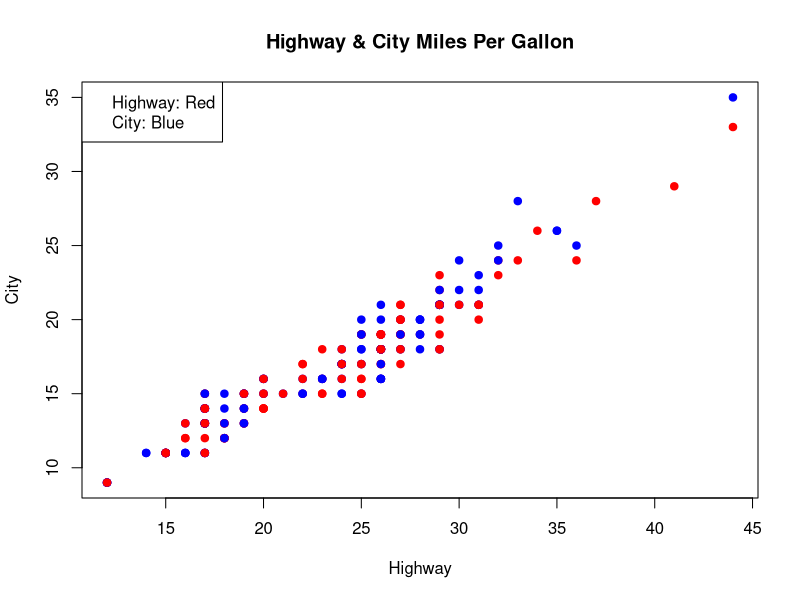
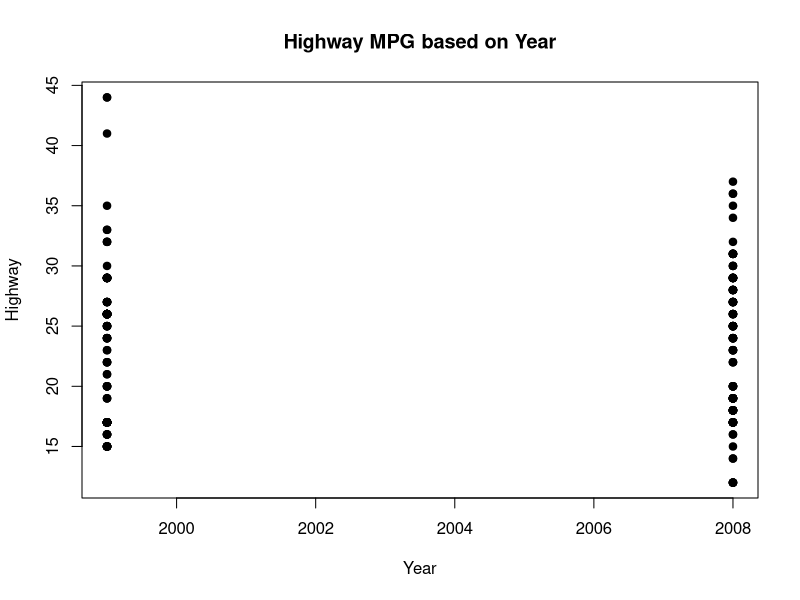
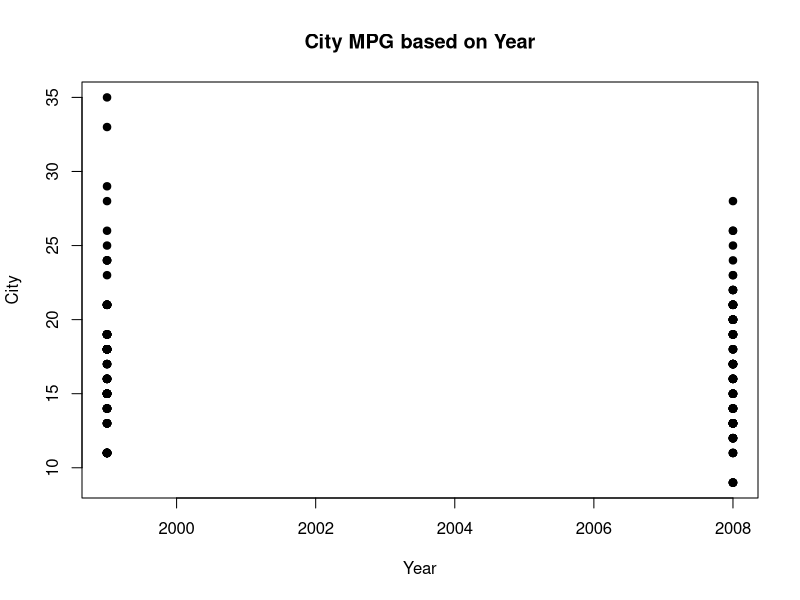

Recreate these plots in R, in order.
## ---- chunk 1
knitr::opts_chunk$set(echo = TRUE)
## ---- chunk 2
a0 <- 1
a0
## ---- chunk 3
cel <- c(-9.4444, -23.3333)
cel
## ---- chunk 4
vec200 <- rep(c(1, 0), length.out = 200)
vec200
## ---- chunk 5
numPerfect <- round(sqrt(1:1001), digits = 0)
numPerfect
## ---- chunk 6
library(ggplot2)
top3 <- head(sort(mpg$hwy, decreasing = TRUE), 3)
top3
## ---- chunk 7
numCompact <- unique(mpg$class)
numCompact
## ---- chunk 8
plot(mpg$hwy, mpg$cty, main="Highway & City Miles Per Gallon", xlab="Highway", ylab="City" ,pch=19, col=c("red", "blue"))
legend("topleft", legend = c("Highway: Red", "City: Blue"), col=c("red", "blue"))
## ---- chunk 9
summary(mpg)
plot(mpg$year, mpg$hwy, main="Highway MPG based on Year", xlab="Year", ylab="Highway" ,pch=19)
plot(mpg$year, mpg$cty, main="City MPG based on Year", xlab="Year", ylab="City" ,pch=19)
